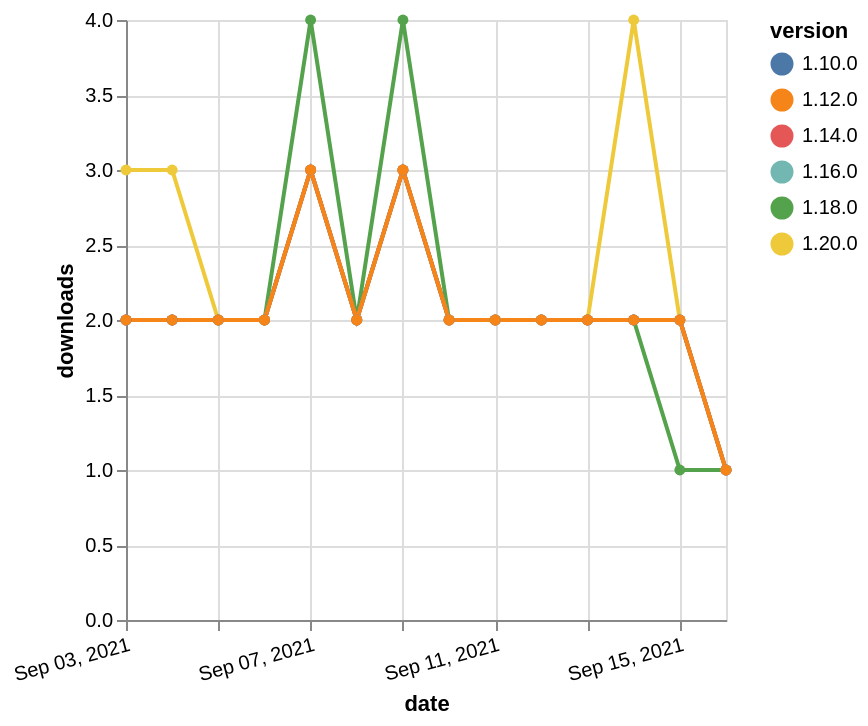

Express this chart as Vega-Lite.
### Vega-Lite specification from a JSON file in a GitHub repository (floating-point values rounded to 4 significant figures)
{"$schema": "https://vega.github.io/schema/vega-lite/v5.json", "description": "A simple bar chart with embedded data.", "data": {"values": [{"date": "2021-09-03", "total": 679, "delta": 2, "version": "1.18.0"}, {"date": "2021-09-04", "total": 681, "delta": 2, "version": "1.18.0"}, {"date": "2021-09-05", "total": 683, "delta": 2, "version": "1.18.0"}, {"date": "2021-09-06", "total": 685, "delta": 2, "version": "1.18.0"}, {"date": "2021-09-07", "total": 689, "delta": 4, "version": "1.18.0"}, {"date": "2021-09-08", "total": 691, "delta": 2, "version": "1.18.0"}, {"date": "2021-09-09", "total": 695, "delta": 4, "version": "1.18.0"}, {"date": "2021-09-10", "total": 697, "delta": 2, "version": "1.18.0"}, {"date": "2021-09-11", "total": 699, "delta": 2, "version": "1.18.0"}, {"date": "2021-09-12", "total": 701, "delta": 2, "version": "1.18.0"}, {"date": "2021-09-13", "total": 703, "delta": 2, "version": "1.18.0"}, {"date": "2021-09-14", "total": 705, "delta": 2, "version": "1.18.0"}, {"date": "2021-09-15", "total": 706, "delta": 1, "version": "1.18.0"}, {"date": "2021-09-16", "total": 707, "delta": 1, "version": "1.18.0"}, {"date": "2021-09-03", "total": 2011, "delta": 2, "version": "1.10.0"}, {"date": "2021-09-04", "total": 2013, "delta": 2, "version": "1.10.0"}, {"date": "2021-09-05", "total": 2015, "delta": 2, "version": "1.10.0"}, {"date": "2021-09-06", "total": 2017, "delta": 2, "version": "1.10.0"}, {"date": "2021-09-07", "total": 2020, "delta": 3, "version": "1.10.0"}, {"date": "2021-09-08", "total": 2022, "delta": 2, "version": "1.10.0"}, {"date": "2021-09-09", "total": 2025, "delta": 3, "version": "1.10.0"}, {"date": "2021-09-10", "total": 2027, "delta": 2, "version": "1.10.0"}, {"date": "2021-09-11", "total": 2029, "delta": 2, "version": "1.10.0"}, {"date": "2021-09-12", "total": 2031, "delta": 2, "version": "1.10.0"}, {"date": "2021-09-13", "total": 2033, "delta": 2, "version": "1.10.0"}, {"date": "2021-09-14", "total": 2035, "delta": 2, "version": "1.10.0"}, {"date": "2021-09-15", "total": 2037, "delta": 2, "version": "1.10.0"}, {"date": "2021-09-16", "total": 2038, "delta": 1, "version": "1.10.0"}, {"date": "2021-09-03", "total": 218, "delta": 3, "version": "1.20.0"}, {"date": "2021-09-04", "total": 221, "delta": 3, "version": "1.20.0"}, {"date": "2021-09-05", "total": 223, "delta": 2, "version": "1.20.0"}, {"date": "2021-09-06", "total": 225, "delta": 2, "version": "1.20.0"}, {"date": "2021-09-07", "total": 228, "delta": 3, "version": "1.20.0"}, {"date": "2021-09-08", "total": 230, "delta": 2, "version": "1.20.0"}, {"date": "2021-09-09", "total": 233, "delta": 3, "version": "1.20.0"}, {"date": "2021-09-10", "total": 235, "delta": 2, "version": "1.20.0"}, {"date": "2021-09-11", "total": 237, "delta": 2, "version": "1.20.0"}, {"date": "2021-09-12", "total": 239, "delta": 2, "version": "1.20.0"}, {"date": "2021-09-13", "total": 241, "delta": 2, "version": "1.20.0"}, {"date": "2021-09-14", "total": 245, "delta": 4, "version": "1.20.0"}, {"date": "2021-09-15", "total": 247, "delta": 2, "version": "1.20.0"}, {"date": "2021-09-16", "total": 248, "delta": 1, "version": "1.20.0"}, {"date": "2021-09-03", "total": 998, "delta": 2, "version": "1.16.0"}, {"date": "2021-09-04", "total": 1000, "delta": 2, "version": "1.16.0"}, {"date": "2021-09-05", "total": 1002, "delta": 2, "version": "1.16.0"}, {"date": "2021-09-06", "total": 1004, "delta": 2, "version": "1.16.0"}, {"date": "2021-09-07", "total": 1007, "delta": 3, "version": "1.16.0"}, {"date": "2021-09-08", "total": 1009, "delta": 2, "version": "1.16.0"}, {"date": "2021-09-09", "total": 1012, "delta": 3, "version": "1.16.0"}, {"date": "2021-09-10", "total": 1014, "delta": 2, "version": "1.16.0"}, {"date": "2021-09-11", "total": 1016, "delta": 2, "version": "1.16.0"}, {"date": "2021-09-12", "total": 1018, "delta": 2, "version": "1.16.0"}, {"date": "2021-09-13", "total": 1020, "delta": 2, "version": "1.16.0"}, {"date": "2021-09-14", "total": 1022, "delta": 2, "version": "1.16.0"}, {"date": "2021-09-15", "total": 1024, "delta": 2, "version": "1.16.0"}, {"date": "2021-09-16", "total": 1025, "delta": 1, "version": "1.16.0"}, {"date": "2021-09-03", "total": 1447, "delta": 2, "version": "1.14.0"}, {"date": "2021-09-04", "total": 1449, "delta": 2, "version": "1.14.0"}, {"date": "2021-09-05", "total": 1451, "delta": 2, "version": "1.14.0"}, {"date": "2021-09-06", "total": 1453, "delta": 2, "version": "1.14.0"}, {"date": "2021-09-07", "total": 1456, "delta": 3, "version": "1.14.0"}, {"date": "2021-09-08", "total": 1458, "delta": 2, "version": "1.14.0"}, {"date": "2021-09-09", "total": 1461, "delta": 3, "version": "1.14.0"}, {"date": "2021-09-10", "total": 1463, "delta": 2, "version": "1.14.0"}, {"date": "2021-09-11", "total": 1465, "delta": 2, "version": "1.14.0"}, {"date": "2021-09-12", "total": 1467, "delta": 2, "version": "1.14.0"}, {"date": "2021-09-13", "total": 1469, "delta": 2, "version": "1.14.0"}, {"date": "2021-09-14", "total": 1471, "delta": 2, "version": "1.14.0"}, {"date": "2021-09-15", "total": 1473, "delta": 2, "version": "1.14.0"}, {"date": "2021-09-16", "total": 1474, "delta": 1, "version": "1.14.0"}, {"date": "2021-09-03", "total": 1624, "delta": 2, "version": "1.12.0"}, {"date": "2021-09-04", "total": 1626, "delta": 2, "version": "1.12.0"}, {"date": "2021-09-05", "total": 1628, "delta": 2, "version": "1.12.0"}, {"date": "2021-09-06", "total": 1630, "delta": 2, "version": "1.12.0"}, {"date": "2021-09-07", "total": 1633, "delta": 3, "version": "1.12.0"}, {"date": "2021-09-08", "total": 1635, "delta": 2, "version": "1.12.0"}, {"date": "2021-09-09", "total": 1638, "delta": 3, "version": "1.12.0"}, {"date": "2021-09-10", "total": 1640, "delta": 2, "version": "1.12.0"}, {"date": "2021-09-11", "total": 1642, "delta": 2, "version": "1.12.0"}, {"date": "2021-09-12", "total": 1644, "delta": 2, "version": "1.12.0"}, {"date": "2021-09-13", "total": 1646, "delta": 2, "version": "1.12.0"}, {"date": "2021-09-14", "total": 1648, "delta": 2, "version": "1.12.0"}, {"date": "2021-09-15", "total": 1650, "delta": 2, "version": "1.12.0"}, {"date": "2021-09-16", "total": 1651, "delta": 1, "version": "1.12.0"}]}, "width": "container", "mark": {"type": "line", "point": {"filled": true}}, "encoding": {"x": {"field": "date", "type": "temporal", "timeUnit": "yearmonthdate", "title": "date", "axis": {"labelAngle": -15}}, "y": {"field": "delta", "type": "quantitative", "title": "downloads"}, "color": {"field": "version", "type": "nominal"}, "tooltip": {"field": "delta"}}}
